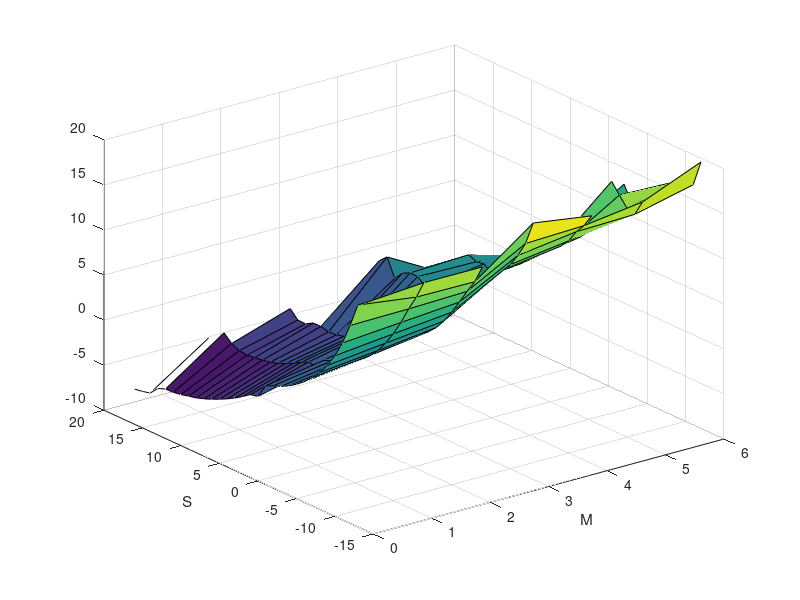
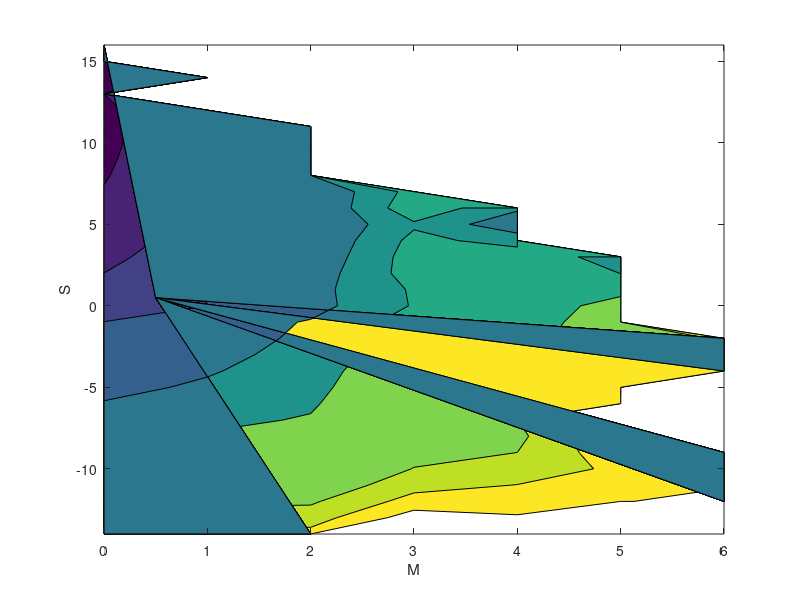

Write the MATLAB code that produced these figures, in order.
close all
clear all
M=linspace(0,6,7);
S=linspace(-14,16,31);
G=load('free_energy.dat');
surf(M,S,G');xlabel('M');ylabel('S');
figure
contourf(M,S,G');xlabel('M');ylabel('S');
